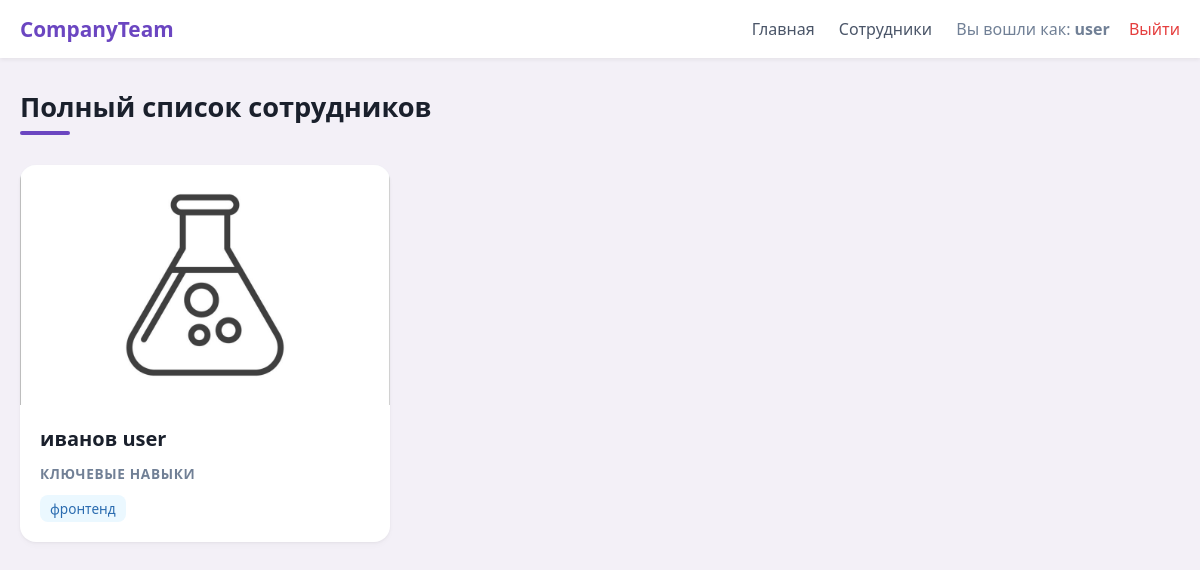
Page /employees/ (signed in) on the committed database.
### employees/models.py (models this page shows, shortened)
class EmployeeProfile(models.Model):
    GENDER_CHOICES = [
        ('M', 'Мужской'),
        ('F', 'Женский'),
    ]
    user = models.OneToOneField(
        User,
        on_delete=models.CASCADE,
        related_name='profile',
        verbose_name="Пользователь"
    )
    first_name = models.CharField(max_length=50, verbose_name="Имя")
    last_name = models.CharField(max_length=50, verbose_name="Фамилия")
    middle_name = models.CharField(
        max_length=50,
        blank=True,
        null=True,
        verbose_name="Отчество"
    )
    gender = models.CharField(
        max_length=1,
        choices=GENDER_CHOICES,
        verbose_name="Пол"
    )
    skills = models.ManyToManyField(
        'Skill',
        through='EmployeeSkill',
        verbose_name="Навыки"
    )
    description = RichTextField(
        blank=True,
        null=True,
        verbose_name="Описание"
    )
    class Meta:
        verbose_name = "Профиль сотрудника"
        verbose_name_plural = "Профили сотрудников"

class EmployeeImage(models.Model):
    employee = models.ForeignKey(
        EmployeeProfile,
        on_delete=models.CASCADE,
        related_name='images',
        verbose_name="Сотрудник"
    )
    image = models.FileField(
        upload_to='employee_gallery/',
        verbose_name="Файл изображения"
    )
    position = models.PositiveIntegerField(
        default=1,
        verbose_name="Порядковый номер"
    )
    class Meta:
        verbose_name = "Изображение сотрудника"
        verbose_name_plural = "Галерея изображений"
        ordering = ['position', 'id']

class Skill(models.Model):
    name = models.CharField(max_length=100, verbose_name="Название навыка")
    class Meta:
        verbose_name = "Навык"
        verbose_name_plural = "Навыки"

### employees/views.py (the view)
# urls.py: path('employees/', views.employee_list_view, name='list'),
def employee_list_view(request):
    employees = EmployeeProfile.objects.all()
    context = {
        'title': 'Список сотрудников',
        'employees': employees
    }
    return render(request, 'employees/list.html', context)

### employees/templates/employees/list.html (shortened to what this page needs)
{% extends "base.html" %}
{% block content %}
<h2 class="section-title">Полный список сотрудников</h2>
<div class="grid">
    {% for employee in employees %}
        {% include "employees/includes/employee_card.html" %}
    {% empty %}
        <p>В базе данных пока нет зарегистрированных сотрудников.</p>
    {% endfor %}
</div>
{% endblock %}

### templates/base.html (shortened to what this page needs)
<!DOCTYPE html>
<html lang="ru">
<head>
</head>
<body>
    <nav class="navbar">
        <div class="navbar-container">
            <a href="{% url 'employees:index' %}" class="logo">CompanyTeam</a>
           <div class="nav-links">
                <a href="{% url 'employees:index' %}">Главная</a>
                <a href="{% url 'employees:list' %}">Сотрудники</a>
                {% if user.is_authenticated %}
                    <span style="margin-left: 20px; color: #718096;">Вы вошли как: <strong>{{ user.username }}</strong></span>
                    <form method="post" action="{% url 'employees:custom_logout' %}" style="display: inline; margin-left: 15px;">
                        <button type="submit" style="background: none; border: none; color: #e53e3e; cursor: pointer; font-weight: 500; font-family: inherit; font-size: 1em; padding: 0;">Выйти</button>
                    </form>
                {% else %}
                    <a href="/accounts/login/" style="color: #6b46c1; font-weight: 600;">Войти</a>
                {% endif %}
            </div>
        </div>
    </nav>
    <div class="container">
        {% block content %}{% endblock %}
    </div>
</body>
</html>

### employees/templates/employees/includes/employee_card.html
<a href="{% url 'employees:detail' employee.pk %}" class="card">
    <div class="image-wrapper">
        {% with first_img=employee.images.all.first %}
            {% if first_img %}
                <img src="{{ first_img.image.url }}" alt="{{ employee.first_name }}" class="card-image">
            {% else %}
                <div class="no-image">Фото отсутствует</div>
            {% endif %}
        {% endwith %}
    </div>
    <div class="card-content">
        <h3>{{ employee.last_name }} {{ employee.first_name }}</h3>
        <div class="skills-label">Ключевые навыки</div>
        <div class="skills-container">
            {% for skill in employee.skills.all %}
                <span class="badge">{{ skill.name }}</span>
            {% empty %}
                <span class="no-skills">Не указаны</span>
            {% endfor %}
        </div>
    </div>
</a>

### rows in the picture
EmployeeProfile: images.all.first.image (picture), last_name "иванов", first_name "user"
Skill: name "фронтенд"

### other values in the picture
{{ user.username }} "user"
